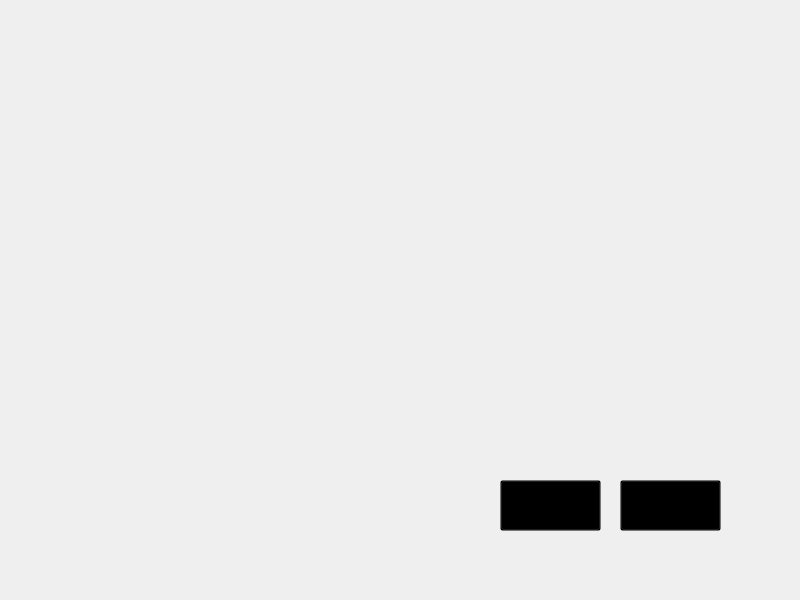
<?xml version="1.0" encoding="UTF-8"?>
<ui version="4.0">
 <class>Skullking</class>
 <widget class="QMainWindow" name="Skullking">
  <property name="geometry">
   <rect>
    <x>0</x>
    <y>0</y>
    <width>800</width>
    <height>600</height>
   </rect>
  </property>
  <property name="windowTitle">
   <string>Skullking</string>
  </property>
  <property name="styleSheet">
   <string notr="true"/>
  </property>
  <widget class="QWidget" name="centralwidget">
   <widget class="QLabel" name="label">
    <property name="geometry">
     <rect>
      <x>440</x>
      <y>40</y>
      <width>321</width>
      <height>231</height>
     </rect>
    </property>
    <property name="styleSheet">
     <string notr="true">
border-image: url(:/Prefix/resource/nameOfGame.png);</string>
    </property>
    <property name="text">
     <string/>
    </property>
   </widget>
   <widget class="QLabel" name="label_2">
    <property name="geometry">
     <rect>
      <x>40</x>
      <y>260</y>
      <width>201</width>
      <height>241</height>
     </rect>
    </property>
    <property name="styleSheet">
     <string notr="true">border-image: url(:/Prefix/resource/dozd.png);</string>
    </property>
    <property name="text">
     <string/>
    </property>
   </widget>
   <widget class="QLabel" name="label_3">
    <property name="geometry">
     <rect>
      <x>130</x>
      <y>50</y>
      <width>211</width>
      <height>251</height>
     </rect>
    </property>
    <property name="styleSheet">
     <string notr="true">border-image: url(:/Prefix/resource/king.png);</string>
    </property>
    <property name="text">
     <string/>
    </property>
   </widget>
   <widget class="QLabel" name="label_4">
    <property name="geometry">
     <rect>
      <x>230</x>
      <y>240</y>
      <width>251</width>
      <height>271</height>
     </rect>
    </property>
    <property name="styleSheet">
     <string notr="true">border-image: url(:/Prefix/resource/queen.png);</string>
    </property>
    <property name="text">
     <string/>
    </property>
   </widget>
   <widget class="QWidget" name="widget" native="true">
    <property name="geometry">
     <rect>
      <x>0</x>
      <y>0</y>
      <width>800</width>
      <height>600</height>
     </rect>
    </property>
    <property name="styleSheet">
     <string notr="true">QPushButton#signIn{ 
background-color: rgba(0,0,0,0);
color:rgba(85,98,112,255);
}
QPushButton#signIn:hover{ 
color:rgba(177,168,182,220);
background-color: rgba(0,0,0,0);
}
QPushButton#signIn:pressed{ 
padding-left:5px;
padding-top:5px;
color:rgba(115 ,128,142,255);
background-color: rgba(0,0,0,0);
}

QPushButton#SignUp{ 
background-color: rgba(0,0,0,0);
color:rgba(85,98,112,255);
}
QPushButton#SignUp:hover{ 
color:rgba(177,168,182,220);
background-color: rgba(0,0,0,0);
}
QPushButton#SignUp:pressed{ 
padding-left:5px;
padding-top:5px;
color:rgba(115 ,128,142,255);
background-color: rgba(0,0,0,0);
}
</string>
    </property>
    <widget class="QPushButton" name="signIn">
     <property name="enabled">
      <bool>false</bool>
     </property>
     <property name="geometry">
      <rect>
       <x>500</x>
       <y>480</y>
       <width>101</width>
       <height>51</height>
      </rect>
     </property>
     <property name="font">
      <font>
       <family>Showcard Gothic</family>
       <pointsize>16</pointsize>
       <italic>false</italic>
       <bold>false</bold>
      </font>
     </property>
     <property name="styleSheet">
      <string notr="true">QPushButton#signIn{ 
font: 16pt &quot;Showcard Gothic&quot;;
background-color: rgba(0,0,0,0);
color:rgb(0,0,0)
}
QPushButton#signIn:hover{ 
background-color: rgba(0,0,0,0);
color:rgba(255,119,0,220)
}
QPushButton#signIn:pressed{ 
padding-left:5px;
background-color: rgba(0,0,0,0);
padding-top:5px;
color:rgba(255,119,0,220)
}</string>
     </property>
     <property name="text">
      <string/>
     </property>
    </widget>
    <widget class="QPushButton" name="SignUp">
     <property name="enabled">
      <bool>false</bool>
     </property>
     <property name="geometry">
      <rect>
       <x>620</x>
       <y>480</y>
       <width>101</width>
       <height>51</height>
      </rect>
     </property>
     <property name="font">
      <font>
       <family>Showcard Gothic</family>
       <pointsize>16</pointsize>
       <italic>false</italic>
       <bold>false</bold>
      </font>
     </property>
     <property name="styleSheet">
      <string notr="true">QPushButton#SignUp{ 
font: 16pt &quot;Showcard Gothic&quot;;
background-color: rgba(0,0,0,0);
color:rgb(0,0,0);
}
QPushButton#SignUp:hover{ 
color:rgba(255,119,0,220);
background-color: rgba(0,0,0,0);
}
QPushButton#SignUp:pressed{ 
padding-left:5px;
padding-top:5px;
color:rgba(255,119,0,220);
background-color: rgba(0,0,0,0);
}
</string>
     </property>
     <property name="text">
      <string/>
     </property>
    </widget>
    <widget class="QLabel" name="label_5">
     <property name="geometry">
      <rect>
       <x>530</x>
       <y>320</y>
       <width>171</width>
       <height>101</height>
      </rect>
     </property>
     <property name="styleSheet">
      <string notr="true">background-color:rgba(0,0,0,0);
border:none;
color:rgba(255,255,255,230);
padding-bottom:7px;</string>
     </property>
     <property name="text">
      <string/>
     </property>
    </widget>
    <widget class="QLabel" name="label_6">
     <property name="geometry">
      <rect>
       <x>0</x>
       <y>0</y>
       <width>800</width>
       <height>600</height>
      </rect>
     </property>
     <property name="styleSheet">
      <string notr="true">border-image: url(:/Prefix/resource/board.png);</string>
     </property>
     <property name="text">
      <string/>
     </property>
    </widget>
    <widget class="QTextBrowser" name="textBrowser">
     <property name="geometry">
      <rect>
       <x>470</x>
       <y>390</y>
       <width>291</width>
       <height>71</height>
      </rect>
     </property>
     <property name="styleSheet">
      <string notr="true">background-color: rgba(0,0,0,0);
color: rgb(0, 0, 0);
border:none;
font: 12pt &quot;Snap ITC&quot;;
</string>
     </property>
    </widget>
    <zorder>label_6</zorder>
    <zorder>signIn</zorder>
    <zorder>SignUp</zorder>
    <zorder>label_5</zorder>
    <zorder>textBrowser</zorder>
   </widget>
   <widget class="QTextBrowser" name="welcomBrowser">
    <property name="geometry">
     <rect>
      <x>470</x>
      <y>300</y>
      <width>291</width>
      <height>81</height>
     </rect>
    </property>
    <property name="styleSheet">
     <string notr="true">background-color: rgba(0,0,0,0);
color: rgb(0, 0, 0);
border:none;
font: 26pt &quot;Snap ITC&quot;;</string>
    </property>
   </widget>
   <zorder>widget</zorder>
   <zorder>label_4</zorder>
   <zorder>label</zorder>
   <zorder>label_3</zorder>
   <zorder>label_2</zorder>
   <zorder>welcomBrowser</zorder>
  </widget>
 </widget>
 <resources/>
 <connections/>
</ui>
